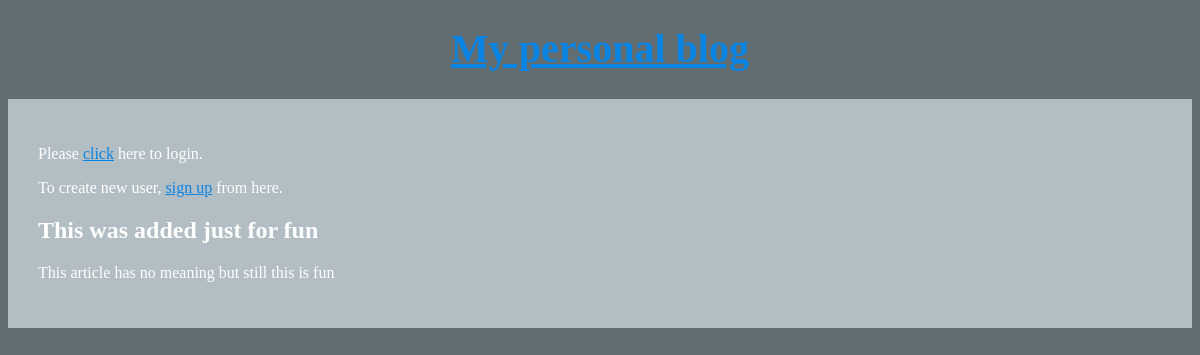
Page /article/3 on the committed database.
### articles/models.py (models this page shows, shortened)
class Article(models.Model):
    author = models.ForeignKey(
        'auth.User',
        on_delete=models.CASCADE,
    )
    title = models.CharField(max_length=200)
    text = models.TextField()

### articles/views.py (the view)
# urls.py: path('article/<int:pk>', views.ArticleDetailView.as_view(), name='article_page' ),
class ArticleDetailView(DetailView):
    model = Article
    template_name = 'detail.html'
    context_object_name = 'batman'

### templates/detail.html
{% extends 'base.html' %}
{% block content %}
  <div class="details">
    <h2>{{batman.title}}</h2>
    <p>{{batman.text}}</p>
  </div>
{% endblock content %}

### static/css/basestyles.css (style rules this page uses)
body { background-color: #636e72; color: #FFF; }

### rows in the picture
Article: title "This was added just for fun", text "This article has no meaning but still this is fun"
